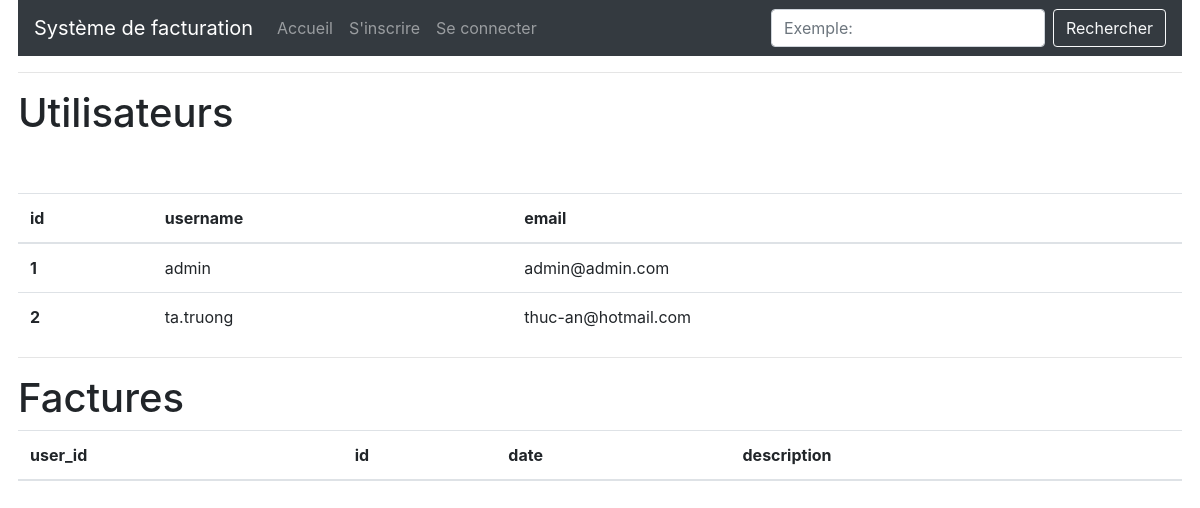
Screenshot of /all with the database file from the repository.
### app/models.py (models this page shows, shortened)
class User(UserMixin, db.Model):
    id = db.Column(db.Integer, primary_key=True)
    username = db.Column(db.String(64), index=True, unique=True)
    email = db.Column(db.String(120), index=True, unique=True)
    password_hash = db.Column(db.String(128))
    about_me = db.Column(db.String(140))
    last_seen = db.Column(db.DateTime, default=datetime.utcnow)
    factures = db.relationship('Facture', backref='author', lazy='dynamic')
    contacts = db.relationship('Contact', backref='author', lazy='dynamic')

### app/routes.py (the view)
@app.route('/all')
def all():
    users = User.query.all()
    factures = Facture.query.all()
    return render_template('all.html', users=users, factures=factures)

### app/routes.py (called while the page is built)
@app.before_request
def before_request():
    if current_user.is_authenticated:
        current_user.last_seen = datetime.utcnow()
        db.session.commit()

### app/templates/all.html (shortened to what this page needs)
{% extends "base.html" %}
{% block app_content %}
  <h1>{{ _('Utilisateurs') }}</h1>
  <table class="table table-hover">
    <thead>
      <tr>
        <th scope="col">id</th>
        <th scope="col">username</th>
        <th scope="col">email</th>
      </tr>
    </thead>
    <tbody>
      {% for u in users %}
        <tr>
          <th scope="row">{{ u.id }}</th>
          <td>{{ u.username }}</td>
          <td>{{ u.email }}</td>
        </tr>
        <br>
      {% endfor %}
    </tbody>
  </table>
  <hr>
  <h1>{{ _('Factures') }}</h1>
  <table class="table table-hover">
    <thead>
      <tr>
        <th scope="col">user_id</th>
        <th scope="col">id</th>
        <th scope="col">date</th>
        <th scope="col">description</th>
      </tr>
    </thead>
  </table>
{% endblock %}

### rows the page displays
User: id "1", username "admin", email "admin@admin.com"
User: id "2", username "ta.truong", email "thuc-an@hotmail.com"
